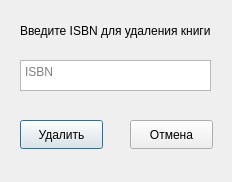
<?xml version="1.0" encoding="UTF-8"?>
<ui version="4.0">
 <class>Deletedialog</class>
 <widget class="QDialog" name="Deletedialog">
  <property name="geometry">
   <rect>
    <x>0</x>
    <y>0</y>
    <width>232</width>
    <height>182</height>
   </rect>
  </property>
  <property name="windowTitle">
   <string>Dialog</string>
  </property>
  <widget class="QLabel" name="info">
   <property name="geometry">
    <rect>
     <x>20</x>
     <y>20</y>
     <width>241</width>
     <height>21</height>
    </rect>
   </property>
   <property name="text">
    <string>Введите ISBN для удаления книги</string>
   </property>
  </widget>
  <widget class="QTextEdit" name="ISBN">
   <property name="geometry">
    <rect>
     <x>20</x>
     <y>60</y>
     <width>191</width>
     <height>31</height>
    </rect>
   </property>
   <property name="placeholderText">
    <string>ISBN</string>
   </property>
  </widget>
  <widget class="QPushButton" name="delete_2">
   <property name="geometry">
    <rect>
     <x>20</x>
     <y>120</y>
     <width>83</width>
     <height>29</height>
    </rect>
   </property>
   <property name="text">
    <string>Удалить</string>
   </property>
  </widget>
  <widget class="QPushButton" name="cancel">
   <property name="geometry">
    <rect>
     <x>130</x>
     <y>120</y>
     <width>83</width>
     <height>29</height>
    </rect>
   </property>
   <property name="text">
    <string>Отмена</string>
   </property>
  </widget>
 </widget>
 <resources/>
 <connections/>
</ui>
